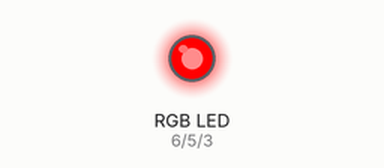
Bench run of a sketch on a simulated Arduino Uno, built with avr-gcc and run on an emulated ATmega328P. Parts: an RGB LED mixed from three pins (HIGH = lit). Dim RGB values are drawn brighter than linear.

Above: at 0.05 s.
At 1.75 s:
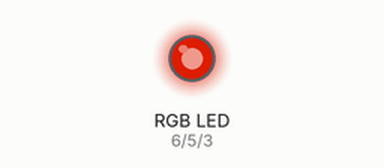
At 2.6 s:
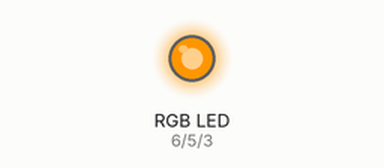
At 3.5 s:
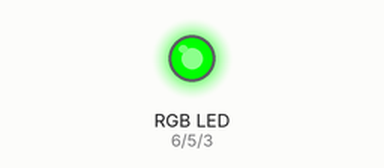
At 5.25 s:
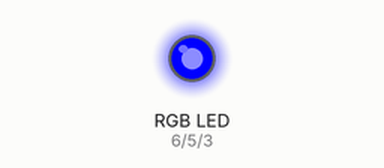
At 7.0 s:
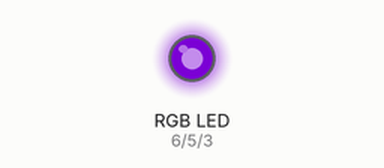
Timing chart, 0 to 9.1 s (numbered marks = the images above):
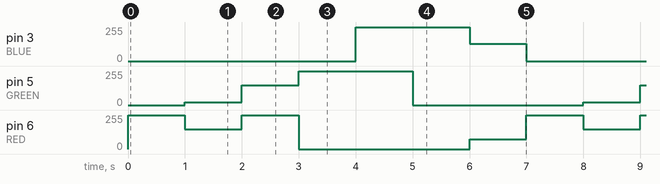

The sketch:

myRGBLed.ino
```cpp
// Define Pins
#define BLUE 3
#define GREEN 5
#define RED 6
#define delayTime 1000

void setup(){
  pinMode(RED, OUTPUT);
  pinMode(GREEN, OUTPUT);
  pinMode(BLUE, OUTPUT);
  digitalWrite(RED, HIGH);
  digitalWrite(GREEN, LOW);
  digitalWrite(BLUE, LOW);
}

int rainbowColorsRGB[7][3] = {
  {255, 0, 0},   //red
  {150, 20, 0},  //orange
  {255, 150, 0}, //yellow
  {0, 255, 0},   //green
  {0, 255, 255}, //cyan
  {0, 0, 255},   //blue
  {75, 0, 130}   //violet
};

void loop(){
  for(int i = 0; i < 7; i ++) {
    analogWrite(RED, rainbowColorsRGB[i][0]);
    analogWrite(GREEN, rainbowColorsRGB[i][1]);
    analogWrite(BLUE, rainbowColorsRGB[i][2]);
    delay(delayTime);
  }
}
```

Measured:
- by itself, pin 3 (BLUE): repeats every 7.0 s: 130/255 1.0 s, 0/255 4.0 s, 255/255 2.0 s
- by itself, pin 5 (GREEN): repeats every 7.0 s: 150/255 1.0 s, 255/255 2.0 s, 0/255 3.0 s, 20/255 1.0 s
- by itself, pin 6 (RED): repeats every 7.0 s: 255/255 1.0 s, 0/255 3.0 s, 75/255 1.0 s, 255/255 1.0 s, 150/255 1.0 s
